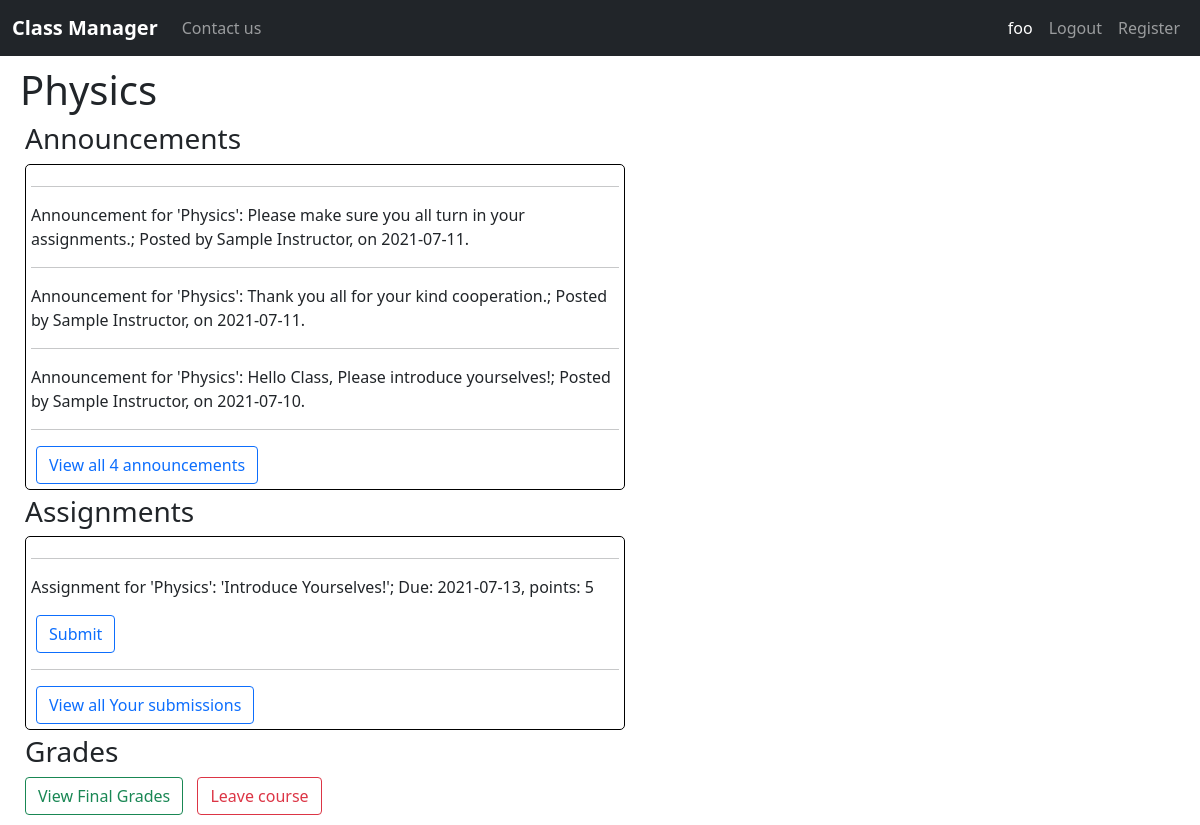
The page /view_course/1 (signed in) on the database its author committed.
### classmanager/models.py (models this page shows, shortened)
class User(AbstractUser):
    is_student = models.BooleanField(default=False)
    is_instructor = models.BooleanField(default=False)
    def get_name(self):
        return f"{self.first_name} {self.last_name}"

class Course(models.Model):
    instructor = models.ForeignKey(Instructor, on_delete=models.CASCADE)
    name = models.CharField(max_length=255, blank=False, default=None)
    is_active = models.BooleanField(default=True)
    date_created = models.DateTimeField(auto_now_add=True)
    DEPARTMENTS = [
        ("Math", "Math"), ("English", "English"),
        ("Science", "Science"), ("Technology", "Technology"),
        ("Law", "Law"), ("Art", "Art"),
        ("Business", "Business"), ("Health", "Health")
    ]
    department = models.CharField(max_length=20, choices=DEPARTMENTS, default="Other")
    description = models.TextField(max_length=1000, default=None, blank=True)
    credits = models.PositiveIntegerField(default=2)
    length = models.PositiveIntegerField(default=10)

class Announcement(models.Model):
    course = models.ForeignKey(Course, on_delete=models.CASCADE)
    text = models.TextField(max_length=1000, default=None)
    date_created = models.DateField(auto_now_add=True)
    def __str__(self):
        return f"Announcement for '{self.course.name}': {self.text}; Posted by {self.course.instructor.get_name()}," \
               f" on {self.date_created}."

class Instructor(models.Model):
    user = models.OneToOneField(User, primary_key=True, on_delete=models.CASCADE)
    date_of_birth = models.DateField(default=date.today)
    DEPARTMENTS = [
        ("Math", "Math"), ("English", "English"),
        ("Science", "Science"), ("Technology", "Technology"),
        ("Law", "Law"), ("Art", "Art"),
        ("Business", "Business"), ("Health", "Health")
    ]
    department = models.CharField(max_length=20, choices=DEPARTMENTS, default="Other")
    def get_name(self):
        return self.user.get_name()

class Assignment(models.Model):
    title = models.TextField(max_length=255, blank=False)
    course = models.ForeignKey(Course, on_delete=models.CASCADE)
    file_url = models.URLField(blank=True, max_length=200)
    description = models.TextField(max_length=1000, blank=True)
    date_created = models.DateField(auto_now_add=True)
    due_date = models.DateField(blank=False, default=date.today() + timedelta(days=3))
    points = models.PositiveIntegerField(default=1)
    def __str__(self):
        return f"Assignment for '{self.course.name}': '{self.title}'; Due: {self.due_date}, points: {self.points}"

### classmanager/views.py (the view)
# urls.py: path("view_course/<int:course_id>", views.view_course, name="view-course"),
@login_required
def view_course(request, course_id):
    try:
        course = Course.objects.get(pk=course_id)
    except Course.DoesNotExist:
        return render(request, "classmanager/index.html", {
            "failure_message": "Sorry, the course you wanted does not exist or was deleted"
        })
    if request.user.is_student:
        student = Student.objects.get(pk=request.user)
        if len(Enrollment.objects.filter(course=course_id, student=student)) == 0:
            return render(request, "classmanager/index.html", {
                "failure_message": "Sorry, you need to join a course in order to view it"
            })
    elif request.user.is_instructor:
        instructor = Instructor.objects.get(pk=request.user)
        if course.instructor != instructor:
            return render(request, "classmanager/index.html", {
                "failure_message": "Sorry, you need to create a course in order to view it"
            })
    else:
        return render(request, "classmanager/index.html", {
            "failure_message": "Sorry, you need to join a course as a student or create it as an instructor in order "
                               "to view it "
        })
    announcements = Announcement.objects.filter(course=course).order_by("-date_created")
    assignments = Assignment.objects.filter(course=course).order_by("-date_created")
    return render(request, "classmanager/view_course.html", {
        "course": course,
        "announcements": announcements,
        "assignments": assignments
    })

### classmanager/templates/classmanager/view_course.html (shortened to what this page needs)
{% extends "classmanager/layout.html" %}
{% block body %}
<h1>{{course.name}}</h1>
<h3>Announcements</h3>
<div class="course-section">
    {% for announcement in announcements|slice:3 %}
    <hr>
    <p>{{announcement}}</p>
    {% empty %}
    <p>No announcement has been made in this class yet</p>
    {% endfor %}
    <hr>
    {% if announcements|length > 3 %}
    <form class="button-form" action="{% url 'view-all' course_id=course.id activity='announcements' %}" method="GET">
        <input class="btn btn-outline-primary" type="submit" value="View all {{announcements|length}} announcements" />
    </form>
    {% endif %}
</div>
<h3>Assignments</h3>
<div class="course-section">
    {% for assignment in assignments|slice:3 %}
    <hr>
    <p>{{assignment}}</p>
    {% if user.is_student %}
    <form class="button-form" action="{% url 'create-submission' course_id=course.id assignment_id=assignment.id%}"
        method="GET">
        <input class="btn btn-outline-primary" type="submit" value="Submit" />
    </form>
    {% else %}
    <form class="button-form" action="{% url 'view-submissions' course_id=course.id assignment_id=assignment.id%}"
        method="GET">
        <input class="btn btn-outline-primary" type="submit" value="View Submissions" />
    </form>
    {% endif %}
    {% empty %}
    No assignment has been made for this class yet
    {% endfor %}
    {% if user.is_student %}
    <hr>
    <form class="button-form" action="{% url 'view-all-submissions' course_id=course.id %}" method="GET">
        <input class="btn btn-outline-primary" type="submit" value="View all Your submissions" />
    </form>
    {% endif %}
</div>
<h3>Grades</h3>
{% if user.is_instructor %}
<form class="button-form" action="#" method="GET">
    <input class="btn btn-outline-info" type="submit" value="View class final score" />
</form>
<form class="button-form" action="#" method="GET">
    <input class="btn btn-outline-success" type="submit" value="Give final grades" />
</form>
<form class="button-form" action="#" method="GET">
    <input class="btn btn-outline-warning" type="submit" value="Deactivate course" />
</form>
<form class="button-form" action="#" method="GET">
    <input class="btn btn-outline-danger" type="submit" value="Delete course" />
</form>
{% else %}
<form class="button-form" action="#" method="GET">
    <input class="btn btn-outline-success" type="submit" value="View Final Grades" />
</form>
<form class="button-form" action="{% url 'leave-course' course_id=course.id %}" method="GET">
    <input class="btn btn-outline-danger" type="submit" value="Leave course" />
</form>
{% endif %}
{% endblock body %}

### classmanager/templates/classmanager/layout.html (shortened to what this page needs)
{% load static %}
<!DOCTYPE html>
<html lang="en">
<head>
    <link rel="stylesheet" href="{% static 'classmanager/styles.css' %}">
    <link href="https://cdn.jsdelivr.net/npm/bootstrap@5.0.2/dist/css/bootstrap.min.css" rel="stylesheet"
>
</head>
<body>
    <nav class="navbar navbar-expand-lg navbar-dark bg-dark">
        <div class="container-fluid">
            <a class="navbar-brand" href="{% url 'index' %}"><b>Class Manager</b></a>
            <div class="collapse navbar-collapse justify-content-between" id="navbarNavAltMarkup">
                <div class="navbar-nav">
                    <a class="nav-link" href="{% url 'contact_us' %}">Contact us</a>
                </div>
            </div>
            <div class="collapse navbar-collapse justify-content-end" id="navbarNavAltMarkup">
                <div class="navbar-nav">
                    {% if user.is_authenticated %}
                    <a class="nav-link active" aria-current="page" href="{% url 'index' %}">{{user.username}}</a>
                    <a class="nav-link" href="{% url 'logout' %}">Logout</a>
                    {% else %}
                    <a class="nav-link" href="{% url 'login' %}">Login</a>
                    {% endif %}
                    {% block right-nav %}
                    <a class="nav-link" href="{% url 'register' %}">Register</a>
                    {% endblock right-nav %}
                </div>
            </div>
        </div>
    </nav>
    <div class="main-container">
        {% block body%}
        {% endblock body%}
    </div>
</body>
</html>

### classmanager/static/classmanager/styles.css (style rules this page uses)
.main-container { margin: 10px 20px 10px 20px; }
form { max-width: 600px; }
.button-form { margin: auto; padding: 5px; display: inline; }
.course-section { border-radius: 5px; border: 1px solid black; padding: 5px; max-width: 600px; margin: 5px; }
h3 { margin: 5px; }

### rows shown on the page
User: username "foo"
Course: name "Physics"
Announcement: course+text+date_created "Announcement for 'Physics': Please make sure you all turn in your assignments.; Posted by Sample Instructor, on 2021-07-11."
Announcement: course+text+date_created "Announcement for 'Physics': Thank you all for your kind cooperation.; Posted by Sample Instructor, on 2021-07-11."
Announcement: course+text+date_created "Announcement for 'Physics': Hello Class, Please introduce yourselves!; Posted by Sample Instructor, on 2021-07-10."
Assignment: course+title+due_date "Assignment for 'Physics': 'Introduce Yourselves!'; Due: 2021-07-13, points: 5"
